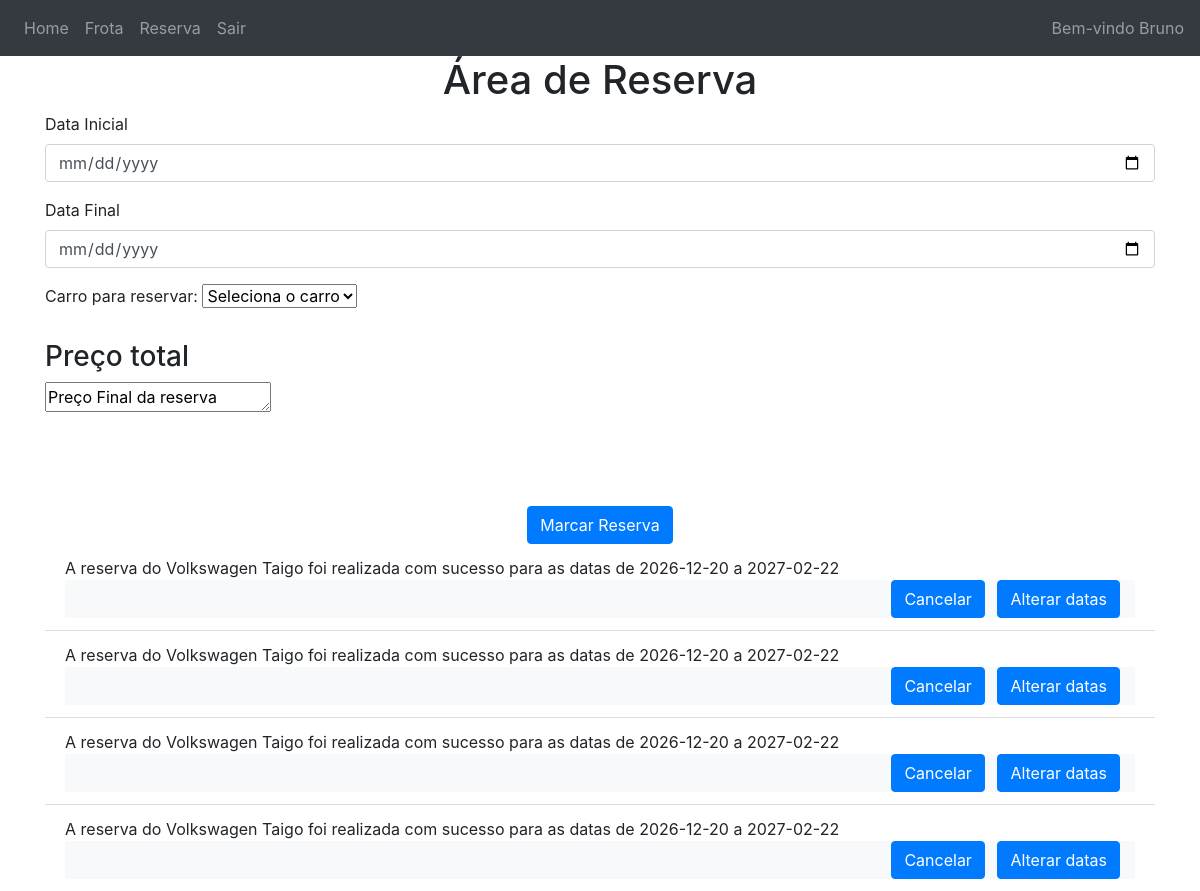
The page /rent-a-car (signed in) on the database as committed earlier.
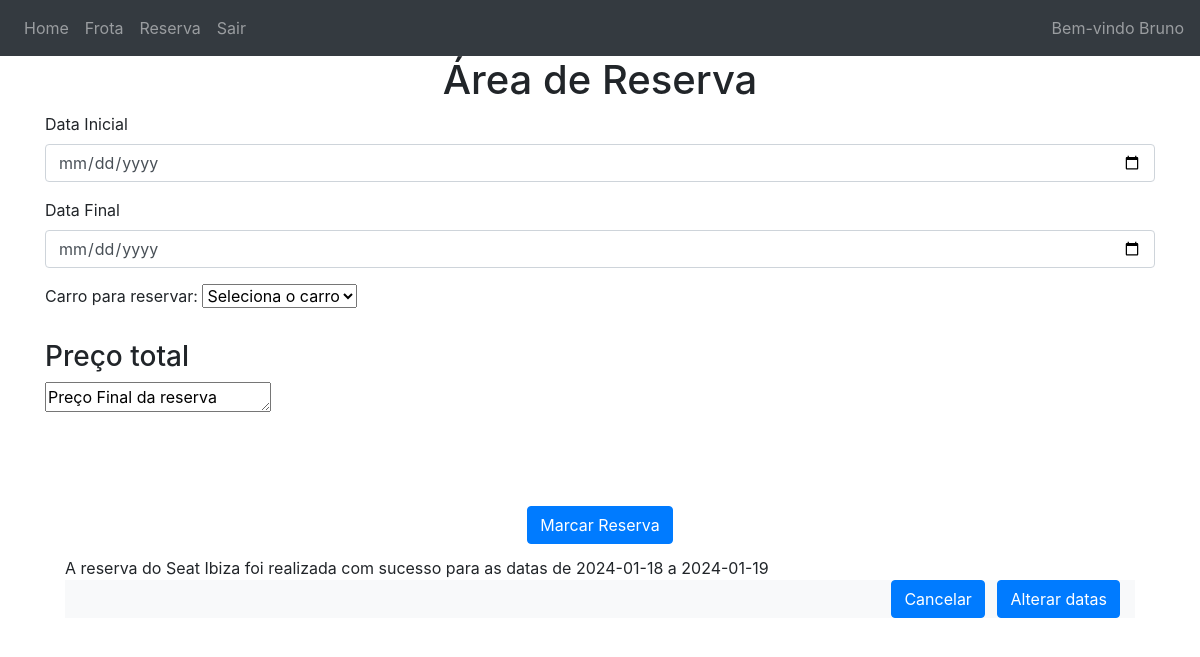
The same page on the database as committed later.
### website/models.py (models this page shows)
class Utilizador(db.Model, UserMixin):
    id = db.Column(db.Integer, primary_key=True)
    email = db.Column(db.String(150), unique=True)
    nome = db.Column(db.String(150))
    apelido = db.Column(db.String(150))
    datanascimento = db.Column(db.Date())
    password = db.Column(db.String(150))
    reservas = db.relationship('Reservas')

class Reservas(db.Model):
    id = db.Column(db.Integer, primary_key=True)
    carro_marca = db.Column(db.String(150))
    carro_modelo = db.Column(db.String(150))
    carro_matricula = db.Column(db.String(150), db.ForeignKey('modelo.matricula'))
    date = db.Column(db.DateTime(timezone=True), default=func.now())  # usar registo temporal as reservas dos carros
    data_inicial = db.Column(db.Date())
    data_final = db.Column(db.Date())
    preco_total = db.Column(db.Integer)
    utilizador_id = db.Column(db.Integer, db.ForeignKey('utilizador.id'))  # usar este codigo para definir reservas

### website/views.py (the view, shortened to what this page needs)
@views.route('/rent-a-car', methods=['GET', 'POST'])
@login_required
def get_brand():
    modelos_marca = []
    carro = Carro.query.all()
    modelos_antes = Modelo.query.all()
    for modelo in modelos_antes:
        reserva = Reservas.query.filter_by(carro_matricula=modelo.matricula).first()
        if reserva or dataHoje > modelo.data_proxima_revisao or dataLegal > modelo.data_ultima_legalizacao:
            modelo.disponivel = 0
        else:
            modelo.disponivel = 1
    db.session.commit()
    return render_template("rent-a-car.html", utilizador=current_user, carro=carro,
                           dataHoje=dataHoje, dataAmanha=dataAmanha)

### website/__init__.py (called while the page is built)
def create_app():
    app = Flask(__name__)
    app.config['SECRET_KEY'] = 'v'
    app.config['SQLALCHEMY_DATABASE_URI'] = f'sqlite:///{DB_NAME}'
    db.init_app(app)
    from .views import views
    from .auth import auth
    app.register_blueprint(views, url_prefix='/')
    app.register_blueprint(auth, url_prefix='/')
    from .models import Utilizador, Reservas, Carro, Modelo
    create_database(app)
    login_manager = LoginManager()
    login_manager.login_view = 'auth.login'
    login_manager.init_app(app)
    @login_manager.user_loader
    def load_user(id):
        return Utilizador.query.get(int(id))
    return app

### website/templates/rent-a-car.html (shortened to what this page needs)
{%extends "base.html"%}
{% block content%}
<h1 align="center">Área de Reserva</h1>
<form method="POST" action='/rent-a-car/reservar'>
{%if dataHoje and dataAmanha%}
    <div class="form-group">
        <label for="dataInicial" >Data Inicial </label>
        <input type="date"
               class="form-control"
               id="dataInicial"
               name="dataInicial"
               min="{{ dataHoje }}"
               placeholder="dd/mm/yyyy" onchange="precoTotal()" >
    </div>
    <div class="form-group" >
        <label for="dataFinal" >Data Final</label>
        <input type="date"
               class="form-control"
               id="dataFinal"
               name="dataFinal"
               min="{{ dataAmanha}}"
               placeholder="dd/mm/yyyy" onchange="precoTotal()" >
    </div>
{%endif%}
    <label for="model">Carro para reservar:</label>
    <select name="car" id="car" onchange="getModel()" >
        <option>Seleciona o carro</option>
    </select>
    <br><br>
     <div class="form-group" >
    <h3>Preço total</h3>
  <textarea id="preco_total" name="preco_total" rows="1" cols="20" readonly >Preço Final da reserva  </textarea>
        </div>
  <br>
    <br><br>
    <div align="center">
        <button type="submit" class="btn btn-primary">Marcar Reserva</button>
    </div>
</form>
<ul class="list-group list-group-flush" id="reservas">
    {% for reserva in utilizador.reservas %}
        <li class="list-group-item">
            A reserva do {{reserva.carro_marca}} {{reserva.carro_modelo}} foi realizada com sucesso para as datas de {{reserva.data_inicial}} a {{reserva.data_final}}
            <div class="col-md-12 bg-light text-right">
                <form method='POST' action='/eliminar/{{ reserva.id }}' class="d-inline-block">
                    <button type="submit" class="btn btn-primary" value='{{ reserva.id }}'>
                        Cancelar
                    </button>
                </form>
                <form method='POST' action='/eliminar/{{ reserva.id }}' class="d-inline-block ml-2">
                    <button type="submit" class="btn btn-primary" value='{{ reserva.id }}'>
                        Alterar datas
                    </button>
                </form>
            </div>
        </li>
    {% endfor %}
</ul>
{% endblock%}

### website/templates/base.html (shortened to what this page needs)
<!DOCTYPE html>
<html lang="en">
<head>
    <link
            rel="stylesheet"
            href="https://stackpath.bootstrapcdn.com/bootstrap/4.4.1/css/bootstrap.min.css"
    />
    <link
            rel="stylesheet"
            href="https://stackpath.bootstrapcdn.com/font-awesome/4.7.0/css/font-awesome.min.css"
    />
</head>
<body>
<nav class="navbar navbar-expand-lg navbar-dark bg-dark">
    <div class="collapse navbar-collapse" id="navbar">
        <div class="navbar-nav">
            {%if utilizador.is_authenticated %}
            <a class="nav-item nav-link" id="home" href="/">Home</a>
            <a class="nav-item nav-link" id="carList" href="/carList">Frota</a>
            <a class="nav-item nav-link" id="rent-a-car" href="/rent-a-car">Reserva</a>
            <a class="nav-item nav-link" id="logout" href="/logout">Sair</a>
            {% else %}
            <a class="nav-item nav-link" id="login" href="/login">Entrar</a>
            <a class="nav-item nav-link" id="signUp" href="/sign-up">Regsitar</a>
            {%endif%}
        </div>
    </div>
    {%if utilizador.is_authenticated %}
    <span class="nav-item" style="color: rgba(255,255,255,.5);margin-left: auto;">Bem-vindo {{utilizador.nome}}</span>
    {%endif%}
</nav>
<div class="container">{% block content%}{% endblock%}</div>
</body>
</html>

Rows that differ between the two databases and show on the page:
removed Reservas: carro_marca "Volkswagen", carro_modelo "Taigo", data_inicial "2026-12-20", data_final "2027-02-22", {{ reserva.id }} 1 (drawn)
removed Reservas: carro_marca "Volkswagen", carro_modelo "Taigo", data_inicial "2026-12-20", data_final "2027-02-22", {{ reserva.id }} 2 (drawn)
removed Reservas: carro_marca "Volkswagen", carro_modelo "Taigo", data_inicial "2026-12-20", data_final "2027-02-22", {{ reserva.id }} 3 (drawn)
removed Reservas: carro_marca "Volkswagen", carro_modelo "Taigo", data_inicial "2026-12-20", data_final "2027-02-22", {{ reserva.id }} 4 (drawn)
added Reservas: carro_marca "Seat", carro_modelo "Ibiza", data_inicial "2024-01-18", data_final "2024-01-19", {{ reserva.id }} 1 (drawn)
